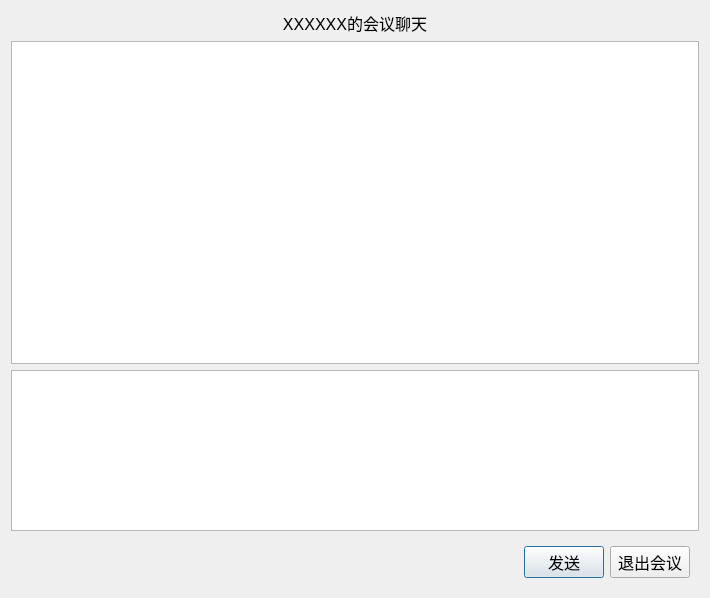
<?xml version="1.0" encoding="UTF-8"?>
<ui version="4.0">
 <class>chat_dialog</class>
 <widget class="QDialog" name="chat_dialog">
  <property name="geometry">
   <rect>
    <x>0</x>
    <y>0</y>
    <width>710</width>
    <height>598</height>
   </rect>
  </property>
  <property name="windowTitle">
   <string>Dialog</string>
  </property>
  <layout class="QVBoxLayout" name="verticalLayout" stretch="0,2,1,0">
   <item>
    <widget class="QLabel" name="lb_title">
     <property name="font">
      <font>
       <pointsize>12</pointsize>
      </font>
     </property>
     <property name="text">
      <string>XXXXXX的会议聊天</string>
     </property>
     <property name="alignment">
      <set>Qt::AlignCenter</set>
     </property>
    </widget>
   </item>
   <item>
    <widget class="QListWidget" name="lw_chat_show"/>
   </item>
   <item>
    <widget class="QTextEdit" name="te_chat_input"/>
   </item>
   <item>
    <widget class="QWidget" name="widget" native="true">
     <layout class="QHBoxLayout" name="horizontalLayout">
      <item>
       <spacer name="horizontalSpacer">
        <property name="orientation">
         <enum>Qt::Horizontal</enum>
        </property>
        <property name="sizeHint" stdset="0">
         <size>
          <width>609</width>
          <height>18</height>
         </size>
        </property>
       </spacer>
      </item>
      <item>
       <widget class="QPushButton" name="pb_send">
        <property name="font">
         <font>
          <pointsize>12</pointsize>
         </font>
        </property>
        <property name="text">
         <string>发送</string>
        </property>
       </widget>
      </item>
      <item>
       <widget class="QPushButton" name="pb_close_chat">
        <property name="font">
         <font>
          <pointsize>12</pointsize>
         </font>
        </property>
        <property name="text">
         <string>退出会议</string>
        </property>
       </widget>
      </item>
     </layout>
    </widget>
   </item>
  </layout>
 </widget>
 <resources/>
 <connections/>
</ui>
